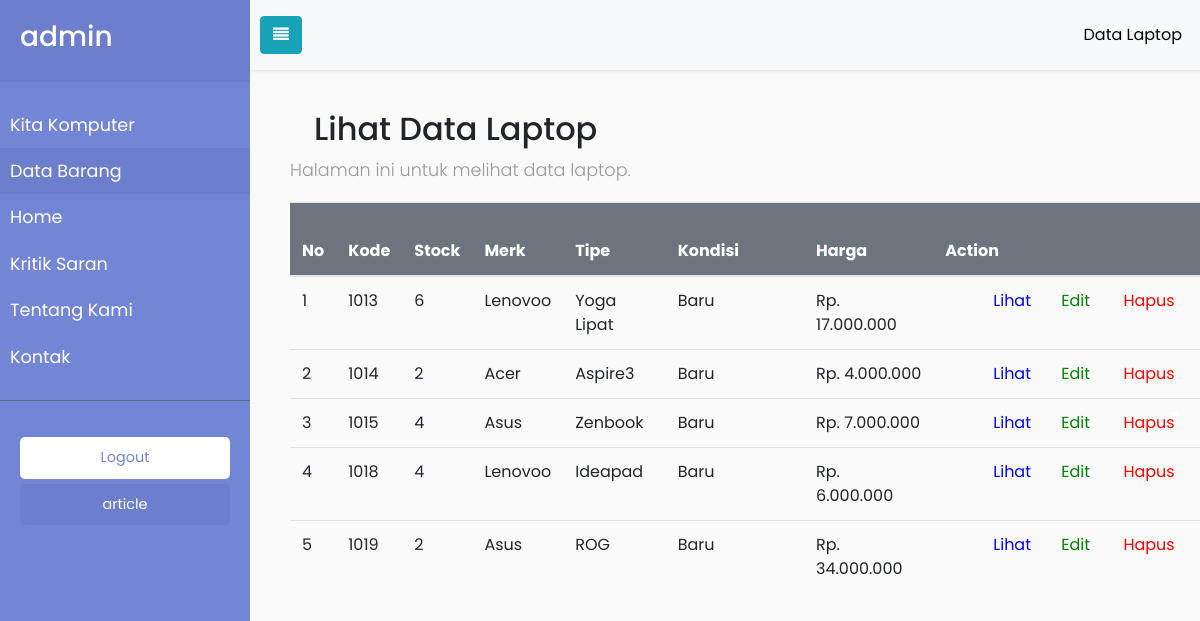
Screenshot of /crud/laptop/read/lihat_data.php (signed in) with the database file from the repository.
### tables this page shows
CREATE TABLE `laptop` (
  `kode` int(10) NOT NULL,
  `stok` varchar(50) DEFAULT NULL,
  `merk` varchar(50) DEFAULT NULL,
  `tipe` varchar(50) DEFAULT NULL,
  `kondisi` varchar(50) DEFAULT NULL,
  `harga` varchar(50) NOT NULL,
  `deskripsi` varchar(50) NOT NULL,
  `foto` blob DEFAULT NULL
);

### crud/laptop/read/lihat_data.php (the view, shortened to what this page needs)
<!doctype html>
<html lang="en">
  <head>
    <link rel="stylesheet" href="https://stackpath.bootstrapcdn.com/bootstrap/4.1.3/css/bootstrap.min.css">
    <link rel="stylesheet" href="../../style.css">
    <link rel="stylesheet" href="https://cdnjs.cloudflare.com/ajax/libs/font-awesome/4.7.0/css/font-awesome.css">
  </head>
  <body>
   <div class="wrapper">
    <nav id="sidebar">
      <div class="sidebar-header">
        <h3><?php {
        echo $_SESSION['user'];
      }       ?></h3>
      </div>
      <ul class="list-unstyled components">
      <li>
          <a href="../../../main/main.php">Kita Komputer</a>
        </li>
        <li>
      <li class="active">
          <a href="../../data_barang.php">Data Barang</a>
        </li>
      <li>
          <a href="../../../home.html" class="dropdown-toggle">Home</a>
        </li>
        <li>
          <a href="../../../main/kritik.php">Kritik Saran</a>
        </li>
        <li>
          <a href="../../../main/tentang.php">Tentang Kami</a>
        </li>
        <li>
          <a href="../../../main/kontak.php">Kontak</a>
        </li>
      </ul>
   		<ul class="list-unstyled CTAs">
   			<li>
			<?php {
				echo "<a href=../login/login.php class=download>Logout</a>";
			}				?>
   			</li>
   			<li>
   				<a href="#" class="article">article</a>
          <br><br><br><br><br><br><br><br><br><br><br>
   			</li>
   		</ul>
   	</nav>
   	<div class="content">
   		<nav class="navbar navbar-expand-lg navbar-light bg-light">
   		<button type="button" id="sidebarCollapse" class="btn btn-info">
   			<i class="fa fa-align-justify"></i> <span></span>
   		</button>
  <div class="collapse navbar-collapse" id="navbarNav">
    <ul class="navbar-nav ml-auto">
      <li class="nav-item">
        <a class="nav-link disabled" href="#" style="color:black" >Data Laptop</a>
      </li>
    </ul>
  </div>
  </nav>
  	<h2>&emsp;&emsp;Lihat Data Laptop</h2>
		 <ol>
	 <p>Halaman ini untuk melihat data laptop.<p>
  	 </ol>
	 <ol>
	 <?php
include "../../koneksi.php";
$panggil="SELECT * FROM laptop";
$hasil=$mysqli->query($panggil);
	 echo"
	 <table class='table' >
  <thead class='p-3 mb-2 bg-secondary text-white'>
    <tr>
	<th scope='col'>No</th>
      <th scope='col'>Kode</th>
      <th scope='col'>Stock</th>
      <th scope='col'>Merk</th>
      <th scope='col'>Tipe</th>
      <th scope='col'>&emsp;&emsp;Kondisi&emsp;&emsp;</th>
	  <th scope='col'>&emsp;&emsp;Harga&emsp;&emsp;</th>
	  <th scope='col' colspan='3'>&emsp;&emsp;&emsp;&emsp;&emsp;&emsp;&emsp;&emsp;Action&emsp;&emsp;&emsp;&emsp;&emsp;&emsp;</th>
    </tr>
  </thead>
  ";
  $nomer_urut=0;
	while($tampil=$hasil->fetch_array()){
	$kode=$tampil['kode'];
	$stok=$tampil['stok'];
	$merk=$tampil['merk'];
	$tipe=$tampil['tipe'];
	$harga=$tampil['harga'];
	$kondisi=$tampil['kondisi'];
	$nomer_urut++;
	echo "<tr><td valign='top'>$nomer_urut</td><td
valign='top'>$kode</td><td valign='top'>$stok</td><td
valign='top'>$merk</td><td valign='top'>$tipe</td><td valign='top'>$kondisi</td><td valign='top'>$harga</td>
<td valign='top'><a href='../lihat_detail_laptop.php?kode=$kode' style='color:blue'>&emsp;&emsp;&emsp;Lihat</a></td>
<td valign='top'><a href='../update/edit_laptop.php?kode=$kode' style='color:green'>Edit</a></td>
<td valign='top'><a href='../delete/hapus_laptop.php?kode=$kode' style='color:red'>Hapus</a></td>
</tr>
";
}
?>
	 </ol>
	</div>
   	</div>
  </body>
</html>

### crud/style.css (style rules this page uses)
body { font-family: 'Poppins', sans-serif; background: #fafafa }
p { font-family: 'Poppins', sans-serif; font-size: 1.1em; font-weight: 300; line-height: 1.7em; color: #999; }
a, a:hover, a:focus { color: inherit; text-decoration: none; transition: all 0.3s; }
.navbar { padding: 15px 10px; background: #fff; border: none; border-radius: 0; margin-bottom: 40px; box-shadow: 1px 1px 3px rgba(0,0,0,0.1); }
.wrapper { display: flex; width: 100%; align-items: stretch; }
#sidebar { min-width: 250px; max-width: 250px; background: #7386D5; color: #fff; transition: all 0.3s; }
#sidebar .sidebar-header { padding: 20px; background: #6d7fcc; }
#sidebar ul.components { padding: 20px 0px; border-bottom: 1px solid #47748b; }
#sidebar ul li a { padding: 10px; font-size: 1.1em; display: block; }
#sidebar ul li.active>a, a[aria-expanded="true"] { color: #fff; background: #6d7fcc; }
.dropdown-toggle::after { display: block; position: absolute; top: 50%; right: 20px; transform: translateY(-50%); }
ul.CTAs { padding: 20px; }
ul.CTAs a { text-align: center; font-size: 0.9em !important; display: block; border-radius: 5px; margin-bottom: 5px; }
a.download { background: #fff; color: #7386D5; }
a.article, a.article:hover { background: #6d7fcc !important; color: #fff !important; }

### rows the page displays
laptop: kode "1013", stok "6", merk "Lenovoo", tipe "Yoga Lipat", kondisi "Baru", harga "Rp. 17.000.000"
laptop: kode "1014", stok "2", merk "Acer", tipe "Aspire3", kondisi "Baru", harga "Rp. 4.000.000"
laptop: kode "1015", stok "4", merk "Asus", tipe "Zenbook", kondisi "Baru", harga "Rp. 7.000.000"
laptop: kode "1018", stok "4", merk "Lenovoo", tipe "Ideapad", kondisi "Baru", harga "Rp. 6.000.000"
laptop: kode "1019", stok "2", merk "Asus", tipe "ROG", kondisi "Baru", harga "Rp. 34.000.000"

### other values shown
$_SESSION['user'] "admin"
